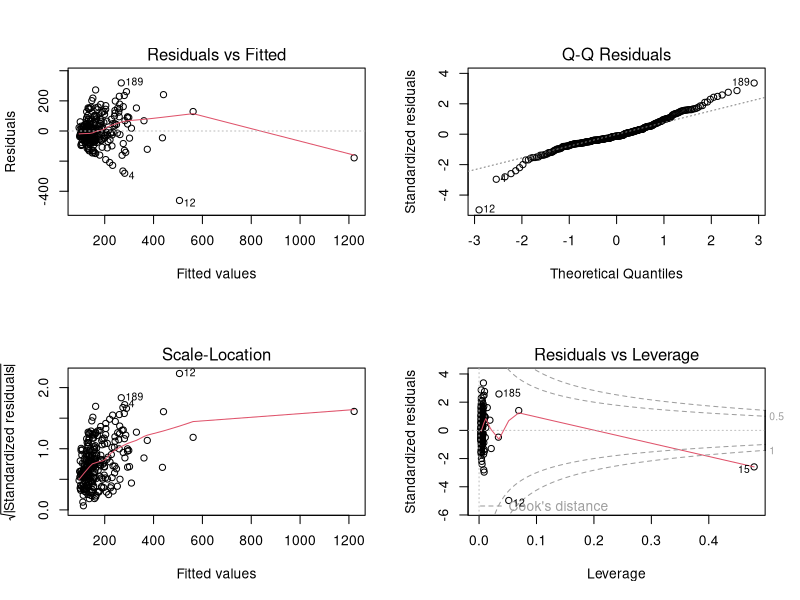

Recreate this plot in R. (Note: this script raises an error after producing the figure.)

require(plotly)

#Linear Models 20170328
SSF0328 <- read.csv("20170328_SSF_Max_Mean.csv")
UHTS <- read.csv("ABCG5G8_UHTS_Max_Mean.csv")
SSF0328_UHTS <- merge(SSF0328, UHTS, by = "Compound.ID")

par(mfrow=c(2,2))
SSF0328_UHTS.lm <- lm(data = SSF0328_UHTS, Norm.Max.SSF ~ Max.Activity.UHTS)
plot(SSF0328_UHTS.lm)
summary(SSF0328_UHTS.lm)

glm(data = SSF0328_UHTS, y ~  x1 * x2 * x3 + x2:x3 + x1:x3, family=binomial(link='logit'))


require(ggplot2)



#compounds 12 (601224) and 15 (830027) have high Cook's Values, rm them and try again
SSF0328_UHTS2 <- SSF0328_UHTS[-15,]
SSF0328_UHTS2 <- SSF0328_UHTS2[-12,]

SSF0328_UHTS.lm2 <- lm(data = SSF0328_UHTS2, Norm.Max.SSF ~ Max.Activity.UHTS)
plot(SSF0328_UHTS.lm2)
summary(SSF0328_UHTS.lm2)

par(mfrow=c(1,1))



#Linear Models 20170330
SSF0330 <- read.csv("20170330_SSF_Max_Mean.csv")
UHTS <- read.csv("ABCG5G8_UHTS_Max_Mean.csv")
SSF0330_UHTS <- merge(SSF0330, UHTS, by = "Compound.ID")

SSF0330_UHTS.lm <- lm(data = SSF0330_UHTS, Max.SSF ~ Max.Activity.UHTS)
plot(SSF0330_UHTS.lm)
summary(SSF0328_UHTS.lm)
#compounds 1 (830027) have high Cook's Values, rm them and try again
SSF0330_UHTS2 <- SSF0330_UHTS[-1,]
SSF0330_UHTS2 <- SSF0330_UHTS2[-13,]
SSF0330_UHTS2 <- SSF0330_UHTS2[-13,]

SSF0330_UHTS.lm2 <- lm(data = SSF0330_UHTS2, Max.SSF ~ Max.Activity.UHTS)
plot(SSF0330_UHTS.lm2)
summary(SSF0330_UHTS.lm2)
